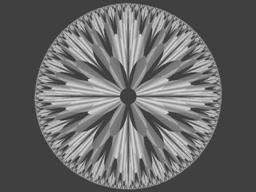
#> input picture 数字图像处理实验/test2/diamond.png, 256 x 192 px
$ python subtract.py
#> lines starting #> are read from the running program, lines starting #| are printed output that depends on the picture
import cv2
import numpy as np

img1=cv2.imread('diamond.png')
#> img1 is the input picture: shape (192, 256, 3); min 35, max 227, mean 102.6
img2=cv2.imread('flower.png')
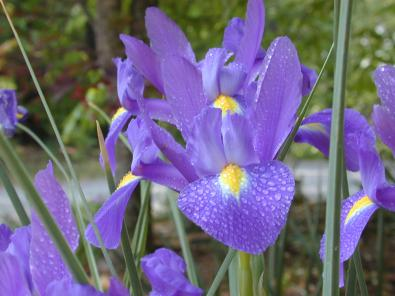
#> input picture 数字图像处理实验/test2/flower.png, 395 x 296 px
#> img2 is the input picture: shape (296, 395, 3); mean B, G, R 130.4, 103.3, 112
img2 = cv2.resize(img2, (img1.shape[1], img1.shape[0]))
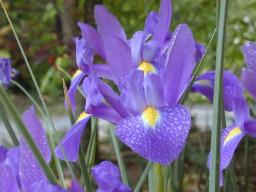
#> img2: shape (192, 256, 3); mean B, G, R 130.3, 103.1, 111.8

# 图像减法
result = cv2.subtract(img1, img2)
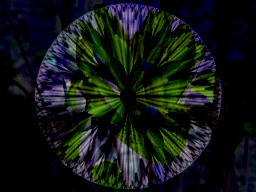
#> result: shape (192, 256, 3); mean B, G, R 19.5, 22.6, 17.6

# 显示结果
cv2.imshow('Subtracted Image', result)
cv2.waitKey(0)
cv2.destroyAllWindows()
